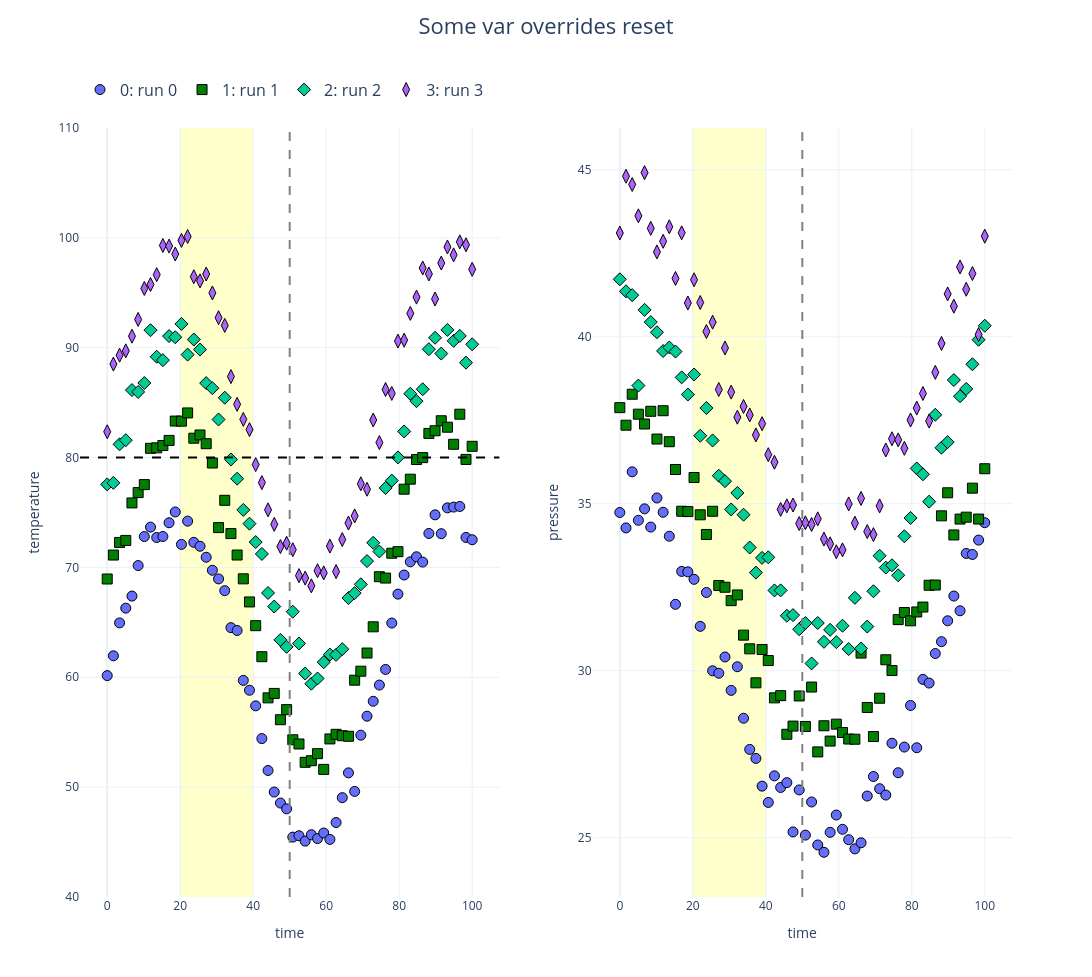

Here is the notebook cell this chart was saved with:
### Markdown cell above
### 1b. Per-variable overrides

The same setters, when handed a **column name** instead of a dataset selector,
target the per-variable override layer. `'reset'` there drops the override so
the variable falls back to per-dataset style.

### Code cell
# these two forms are equivalent — both clear the *variable* override:
nb.color('pressure', 'reset')                 # via the color() setter
nb.var_format('temperature', linestyle='reset')  # per-attribute on var_format

nb.plot(x='time', y=['temperature', 'pressure'], suptitle='Some var overrides reset')
